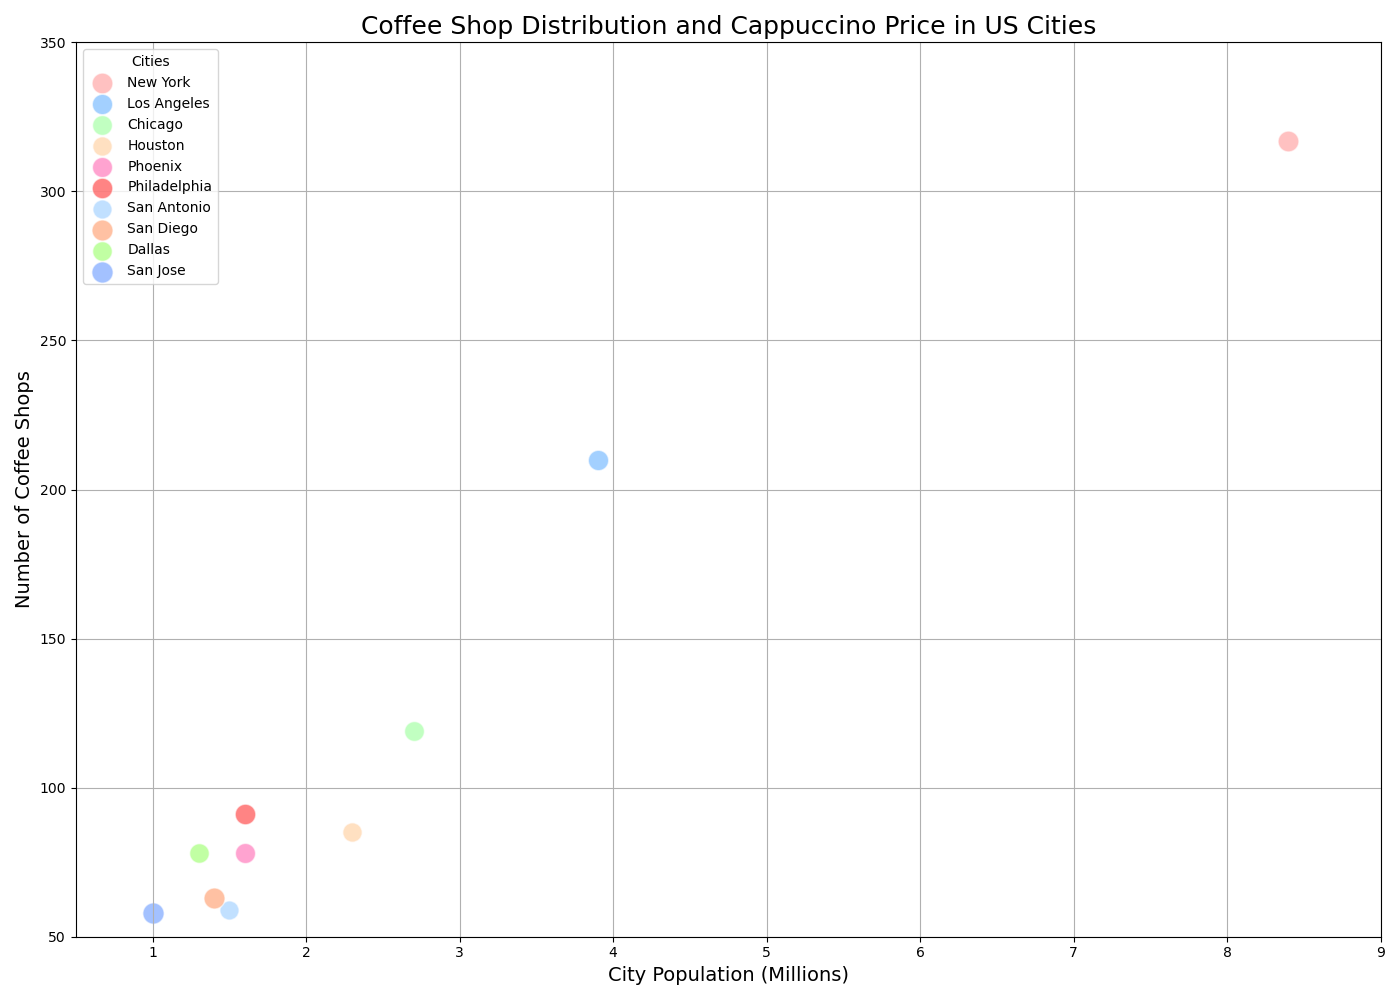

The Python source for this figure:

import matplotlib.pyplot as plt

# Data
cities = ['New York', 'Los Angeles', 'Chicago', 'Houston', 'Phoenix', 'Philadelphia', 'San Antonio', 'San Diego', 'Dallas', 'San Jose']
coffee_shops = [317, 210, 119, 85, 78, 91, 59, 63, 78, 58]
cappuccino_price = [4.5, 4.3, 4.1, 3.9, 4.2, 4.4, 3.8, 4.6, 4.0, 4.7]
city_population = [8.4, 3.9, 2.7, 2.3, 1.6, 1.6, 1.5, 1.4, 1.3, 1.0]
colors = ['#FF9999', '#66B2FF', '#99FF99', '#FFCC99', '#FF66B2', '#FF3333', '#99CCFF', '#FF9966', '#99FF66', '#6699FF']

# Bubble chart
plt.figure(figsize=(14, 10))
for idx, city in enumerate(cities):
    plt.scatter(city_population[idx], coffee_shops[idx], s=cappuccino_price[idx]*50, c=colors[idx], label=city, alpha=0.6, edgecolors='w')

# Add titles and labels
plt.title('Coffee Shop Distribution and Cappuccino Price in US Cities', fontsize=18)
plt.xlabel('City Population (Millions)', fontsize=14)
plt.ylabel('Number of Coffee Shops', fontsize=14)

# Additional settings
plt.grid(True)
plt.legend(loc='upper left', title='Cities')
plt.xlim(0.5, 9)
plt.ylim(50, 350)

# Show plot
plt.tight_layout()
plt.show()
